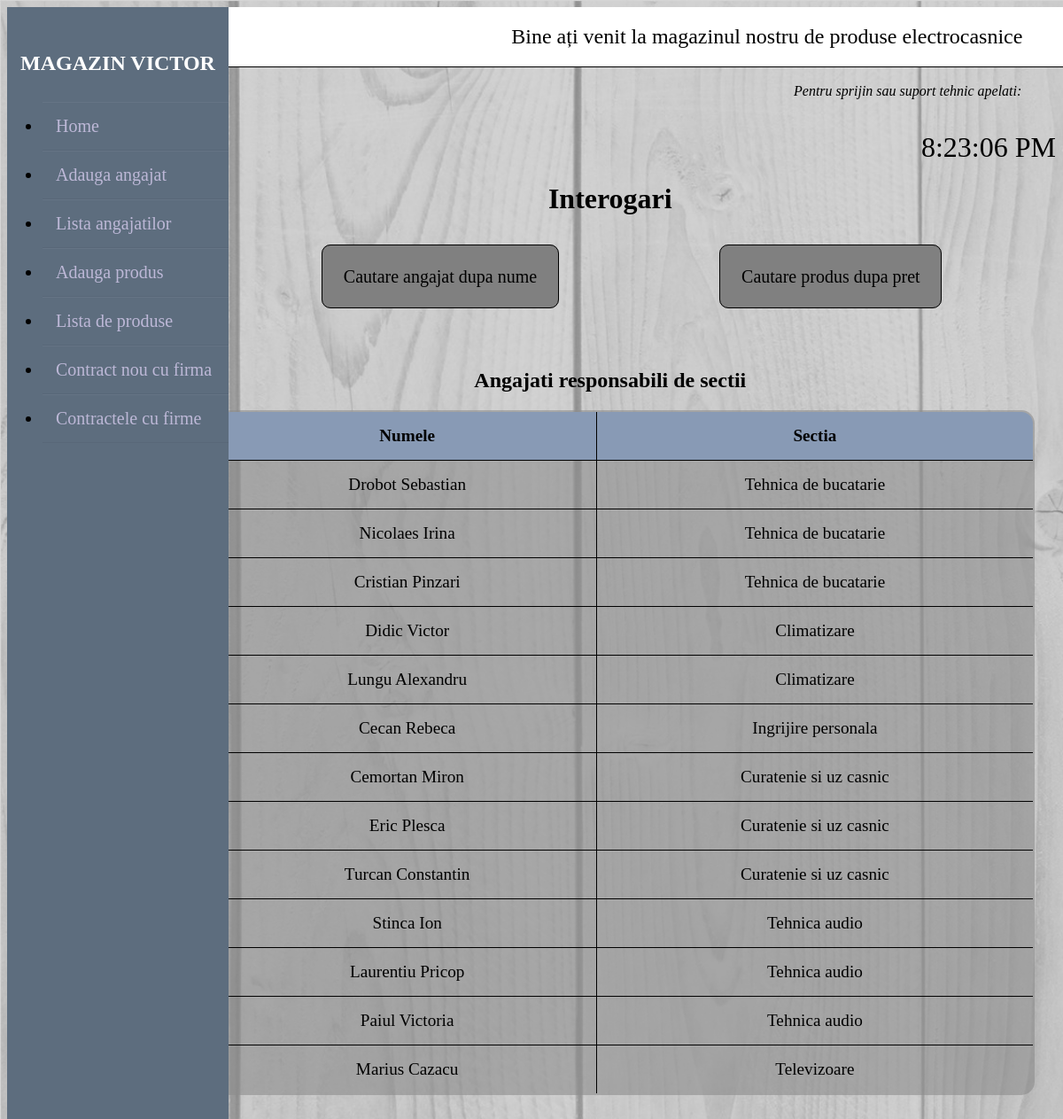
/teza/index.php, run on the app's committed database.
### tables this page shows
CREATE TABLE `angajati` (
  `id_angajat` int(11) NOT NULL,
  `numele` varchar(50) NOT NULL,
  `telefon` int(3) NOT NULL,
  `salariu` double NOT NULL,
  `ziua_nastere` varchar(100) NOT NULL,
  `genul` varchar(50) NOT NULL,
  `sectiunea` int(11) NOT NULL
);

CREATE TABLE `categorii` (
  `id_categorii` int(11) NOT NULL,
  `id_sectiune` int(11) NOT NULL,
  `nume_categorie` varchar(50) NOT NULL
);

### teza/index.php (the view, shortened to what this page needs)
<?php include('sever.php');
$angajati_sectii=mysqli_query($db, "SELECT id_angajat, numele, nume_categorie FROM angajati join categorii where id_sectiune = sectiunea;");
?>
<!DOCTYPE html>
<html>
<head>
	<link rel="stylesheet" type="text/css" href="stil.css">
</head>
<body>
<div class="wrapper">
    <div class="sidebar">
        <h2>Magazin Victor</h2>
        <ul>
            <li><a href="http://localhost/teza/index.php "> Home</a></li>
            <li><a href="http://localhost/teza/adauga_angajat.php "> Adauga angajat</a></li>
            <li><a href="http://localhost/teza/afisare_angajat.php "> Lista angajatilor</a></li>
            <li><a href="http://localhost/teza/adauga_produs.php">Adauga produs</a></li>
            <li><a href="http://localhost/teza/afisare_produs.php">Lista de produse</a></li>
            <li><a href="http://localhost/teza/adauga_contract.php">Contract nou cu firma</a></li>
            <li><a href="http://localhost/teza/afisare_firma.php">Contractele cu firme</a></li>
        </ul>
    </div>
    <div class="main_content">
        <div class="header"> &nbsp &nbsp &nbsp &nbsp &nbsp &nbsp &nbsp &nbsp &nbsp &nbsp &nbsp &nbsp &nbsp &nbsp &nbsp &nbsp &nbsp &nbsp &nbsp &nbsp &nbsp &nbsp &nbsp &nbsp &nbsp &nbsp &nbsp &nbsp &nbsp   Bine ați venit la magazinul nostru de produse electrocasnice</div>
    </div>
    <br>
</div>
 <contact style='margin-left: 75%; font-style: italic;'>Pentru sprijin sau suport tehnic apelati: 060480334</contact>
<br><br>
    <div id="clock" align="right" style="font-size: 2em;"></div>
<center><h1 style="margin-left: 15%;">Interogari</h1></center>
<br><br>
<a href="http://localhost/teza/ynterogare1.php" class="interogare-1">Cautare angajat dupa nume</a>
<a href="http://localhost/teza/test.php" class="interogare-2">Cautare produs dupa pret</a>
<br><br><br><br><br>
<center><h2 style="margin-left: 15%;">Angajati responsabili de sectii</h2></center>
<table border="1" style="border-radius: 15px 15px 15px 15px;">
    <thead >
        <tr class="cap">
            <th>Numele</th>
            <th>Sectia</th>
        </tr>
    </thead>
    <tbody>
      <?php  while($row = mysqli_fetch_array($angajati_sectii)) { ?>
        <tr>
          <td><?php echo $row['numele']; ?></td>
          <td><?php echo $row['nume_categorie']; ?></td>
        </tr>
       <?php } ?>
    </tbody>
  </table>
  <br><br>
</body>
</html>

### teza/sever.php (shortened to what this page needs)
<!DOCTYPE html>
<html>
<head>
</head>
<body style=" background-image: url(backphoto.png);background-size: cover;background-attachment:fixed;">
</body>
</html>

### teza/stil.css (style rules this page uses)
body { background-image: url(backphoto.png); background-size: cover; background-attachment: fixed; }
a { text-decoration: none; }
table { border:2px solid black; width: 78%; margin-left: 20% ; border-collapse: collapse; border-radius: 10px 10px 10px 10px; overflow: hidden; background-color:rgba(140,140,140,0.6); }
tr { border-bottom: 1px solid black; }
th, td { border-bottom: 1px solid black; height: 30px; padding: 12px; text-align:center; font-size: 1.2em; }
thead { background-color: #889ab5 ; }
.wrapper .sidebar { width: 250px; height: 100%; background: #5D6D7E ; padding: 30px 0px; position: fixed; }
.wrapper .sidebar h2 { color: #fff; text-transform: uppercase; text-align: center; margin-bottom: 30px; }
.wrapper .sidebar ul li { padding: 15px; border-bottom: 1px solid #bdb8d7; border-bottom: 1px solid rgba(0,0,0,0.05); border-top: 1px solid rgba(255,255,255,0.05); font-size: 20px; }
.wrapper .sidebar ul li a { color: #bdb8d7; display: block; }
.wrapper .main_content { width: 84%; margin-left: 17%; }
.wrapper .main_content .header { padding: 20px; background: #fff; color: black; border-bottom: 1px solid black; font-size: 24px; }

### teza/index.php (style rules this page uses)
.interogare-1 { font-size: 20px; border:1px solid black; padding: 2%; border-radius: 10px; margin-left: 30%; background-color: gray; color: black; }
.interogare-2 { font-size: 20px; border:1px solid black; padding: 2%; border-radius: 10px; margin-left: 15%; background-color: gray; color: black; }

### data on the page
angajati: numele "Drobot Sebastian", categorii.nume_categorie "Tehnica de bucatarie"
angajati: numele "Nicolaes Irina", categorii.nume_categorie "Tehnica de bucatarie"
angajati: numele "Cristian Pinzari", categorii.nume_categorie "Tehnica de bucatarie"
angajati: numele "Didic Victor", categorii.nume_categorie "Climatizare"
angajati: numele "Lungu Alexandru", categorii.nume_categorie "Climatizare"
angajati: numele "Cecan Rebeca", categorii.nume_categorie "Ingrijire personala"
angajati: numele "Cemortan Miron", categorii.nume_categorie "Curatenie si uz casnic"
angajati: numele "Eric Plesca", categorii.nume_categorie "Curatenie si uz casnic"
angajati: numele "Turcan Constantin", categorii.nume_categorie "Curatenie si uz casnic"
angajati: numele "Stinca Ion", categorii.nume_categorie "Tehnica audio"
angajati: numele "Laurentiu Pricop", categorii.nume_categorie "Tehnica audio"
angajati: numele "Paiul Victoria", categorii.nume_categorie "Tehnica audio"
angajati: numele "Marius Cazacu", categorii.nume_categorie "Televizoare"
